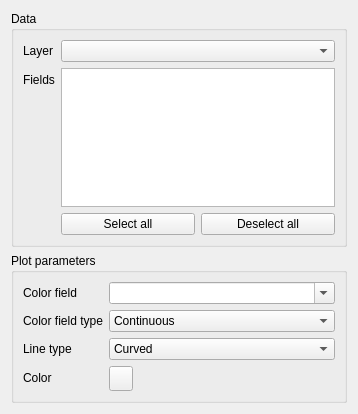
<?xml version="1.0" encoding="UTF-8"?>
<ui version="4.0">
 <class>Form</class>
 <widget class="QWidget" name="Form">
  <property name="geometry">
   <rect>
    <x>0</x>
    <y>0</y>
    <width>358</width>
    <height>414</height>
   </rect>
  </property>
  <property name="sizePolicy">
   <sizepolicy hsizetype="Preferred" vsizetype="Preferred">
    <horstretch>0</horstretch>
    <verstretch>0</verstretch>
   </sizepolicy>
  </property>
  <property name="minimumSize">
   <size>
    <width>0</width>
    <height>414</height>
   </size>
  </property>
  <property name="maximumSize">
   <size>
    <width>16777215</width>
    <height>414</height>
   </size>
  </property>
  <property name="windowTitle">
   <string>Form</string>
  </property>
  <layout class="QVBoxLayout" name="verticalLayout">
   <item>
    <widget class="QGroupBox" name="plot_data_box_2">
     <property name="sizePolicy">
      <sizepolicy hsizetype="Preferred" vsizetype="Maximum">
       <horstretch>0</horstretch>
       <verstretch>0</verstretch>
      </sizepolicy>
     </property>
     <property name="title">
      <string>Data</string>
     </property>
     <layout class="QFormLayout" name="formLayout">
      <item row="0" column="0">
       <widget class="QLabel" name="label_2">
        <property name="text">
         <string>Layer</string>
        </property>
       </widget>
      </item>
      <item row="0" column="1">
       <widget class="QgsMapLayerComboBox" name="layer"/>
      </item>
      <item row="1" column="0">
       <widget class="QLabel" name="label_3">
        <property name="text">
         <string>Fields</string>
        </property>
       </widget>
      </item>
      <item row="1" column="1">
       <widget class="QListWidget" name="fields">
        <property name="sizePolicy">
         <sizepolicy hsizetype="Expanding" vsizetype="Preferred">
          <horstretch>0</horstretch>
          <verstretch>0</verstretch>
         </sizepolicy>
        </property>
        <property name="alternatingRowColors">
         <bool>true</bool>
        </property>
        <property name="selectionMode">
         <enum>QAbstractItemView::MultiSelection</enum>
        </property>
       </widget>
      </item>
      <item row="2" column="1">
       <layout class="QHBoxLayout" name="horizontalLayout">
        <item>
         <widget class="QPushButton" name="select_all_btn">
          <property name="text">
           <string>Select all</string>
          </property>
         </widget>
        </item>
        <item>
         <widget class="QPushButton" name="deselect_all_btn">
          <property name="text">
           <string>Deselect all</string>
          </property>
         </widget>
        </item>
       </layout>
      </item>
     </layout>
    </widget>
   </item>
   <item>
    <widget class="QgsCollapsibleGroupBox" name="parameter_box">
     <property name="title">
      <string>Plot parameters</string>
     </property>
     <layout class="QFormLayout" name="formLayout_2">
      <item row="0" column="0">
       <widget class="QLabel" name="label">
        <property name="text">
         <string>Color field</string>
        </property>
       </widget>
      </item>
      <item row="0" column="1">
       <widget class="QgsFieldComboBox" name="color_field">
        <property name="editable">
         <bool>true</bool>
        </property>
        <property name="allowEmptyFieldName">
         <bool>true</bool>
        </property>
       </widget>
      </item>
      <item row="2" column="0">
       <widget class="QLabel" name="label_116">
        <property name="text">
         <string>Line type</string>
        </property>
       </widget>
      </item>
      <item row="2" column="1">
       <widget class="QComboBox" name="line_type">
        <item>
         <property name="text">
          <string>Curved</string>
         </property>
        </item>
        <item>
         <property name="text">
          <string>Straight</string>
         </property>
        </item>
       </widget>
      </item>
      <item row="1" column="0">
       <widget class="QLabel" name="label_4">
        <property name="text">
         <string>Color field type</string>
        </property>
       </widget>
      </item>
      <item row="1" column="1">
       <widget class="QComboBox" name="color_field_type">
        <item>
         <property name="text">
          <string>Continuous</string>
         </property>
        </item>
        <item>
         <property name="text">
          <string>Categorical</string>
         </property>
        </item>
       </widget>
      </item>
      <item row="3" column="0">
       <widget class="QLabel" name="label_5">
        <property name="text">
         <string>Color</string>
        </property>
       </widget>
      </item>
      <item row="3" column="1">
       <widget class="QgsColorButton" name="color">
        <property name="minimumSize">
         <size>
          <width>24</width>
          <height>25</height>
         </size>
        </property>
        <property name="color">
         <color>
          <red>38</red>
          <green>162</green>
          <blue>105</blue>
         </color>
        </property>
       </widget>
      </item>
     </layout>
    </widget>
   </item>
  </layout>
 </widget>
 <customwidgets>
  <customwidget>
   <class>QgsCollapsibleGroupBox</class>
   <extends>QGroupBox</extends>
   <header>qgscollapsiblegroupbox.h</header>
   <container>1</container>
  </customwidget>
  <customwidget>
   <class>QgsColorButton</class>
   <extends>QToolButton</extends>
   <header>qgscolorbutton.h</header>
  </customwidget>
  <customwidget>
   <class>QgsFieldComboBox</class>
   <extends>QComboBox</extends>
   <header>qgsfieldcombobox.h</header>
  </customwidget>
  <customwidget>
   <class>QgsMapLayerComboBox</class>
   <extends>QComboBox</extends>
   <header>qgsmaplayercombobox.h</header>
  </customwidget>
 </customwidgets>
 <resources/>
 <connections/>
</ui>
